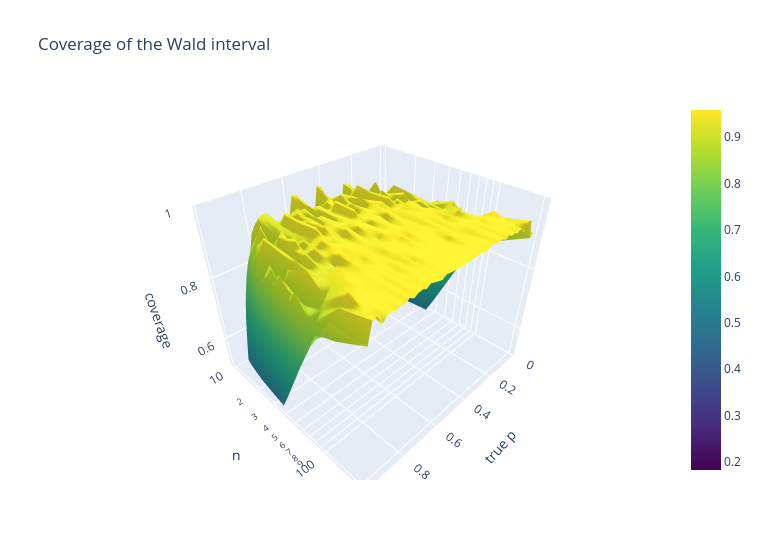

The code cell stored with this chart in its notebook:
### Markdown cell above
### 8.2 Interactive Plotly version of 8.1
Hover to read the exact coverage.

### Code cell
fig = go.Figure(go.Surface(x=p_axis, y=n_axis, z=CovW, colorscale="Viridis"))
fig.update_layout(title="Coverage of the Wald interval", width=760, height=560, scene=dict(xaxis_title="true p", yaxis_title="n", zaxis_title="coverage", zaxis=dict(range=[0.5, 1.0]), yaxis_type="log"))
fig.show()

### Figure 1 — Plotly figure (JSON) as saved in the notebook; plotly's stock layout.template omitted (floating-point values rounded to 4 significant figures; data arrays with more than 128 entries replaced by an {"elided": "..."} marker saying what was removed)
{"data": [{"colorscale": [[0.0, "#440154"], [0.1111, "#482878"], [0.2222, "#3e4989"], [0.3333, "#31688e"], [0.4444, "#26828e"], [0.5556, "#1f9e89"], [0.6667, "#35b779"], [0.7778, "#6ece58"], [0.8889, "#b5de2b"], [1.0, "#fde725"]], "type": "surface", "x": [0.02, 0.04, 0.06, 0.08, 0.1, 0.12, 0.14, 0.16, 0.18, 0.2, 0.22, 0.24, 0.26, 0.28, 0.3, 0.32, 0.34, 0.36, 0.38, 0.4, 0.42, 0.44, 0.46, 0.48, 0.5, 0.52, 0.54, 0.56, 0.58, 0.6, 0.62, 0.64, 0.66, 0.68, 0.7, 0.72, 0.74, 0.76, 0.78, 0.8, 0.82, 0.84, 0.86, 0.88, 0.9, 0.92, 0.94, 0.96, 0.98], "y": [10, 15, 20, 30, 40, 60, 80, 120, 200], "z": {"elided": "9x49 float values"}}], "layout": {"height": 560, "scene": {"xaxis": {"title": {"text": "true p"}}, "yaxis": {"title": {"text": "n"}, "type": "log"}, "zaxis": {"range": [0.5, 1.0], "title": {"text": "coverage"}}}, "title": {"text": "Coverage of the Wald interval"}, "width": 760}}
